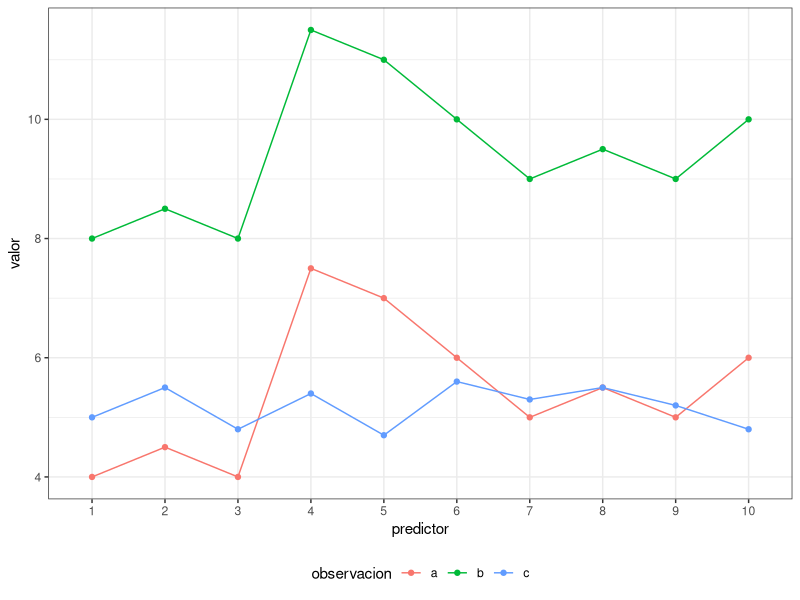

Write the R code that produced this figure.
# En la siguiente imagen se muestra el perfil de 3 observaciones. Acorde a la distancia
# euclídea, las observaciones b y c son las más similares, mientras que acorde a la
# correlación de Pearson, las observaciones más similares son a y b.

library(ggplot2)
observacion_a <- c(4, 4.5, 4, 7.5, 7, 6, 5, 5.5, 5, 6)
observacion_b <- c(4, 4.5, 4, 7.5, 7, 6, 5, 5.5, 5, 6) + 4
observacion_c <- c(5, 5.5, 4.8, 5.4, 4.7, 5.6, 5.3, 5.5, 5.2, 4.8)

datos <- data.frame(observacion = rep(c("a", "b", "c"), each = 10),
                    valor = c(observacion_a, observacion_b, observacion_c),
                    predictor = 1:10)

ggplot(data = datos, aes(x = as.factor(predictor), y = valor,
                         colour = observacion)) +
  geom_path(aes(group = observacion)) +
  geom_point() +
  labs(x = "predictor") +
  theme_bw() +
  theme(legend.position = "bottom")

dist(x = rbind(observacion_a, observacion_b, observacion_c), method = "euclidean")

1 - cor(x = cbind(observacion_a, observacion_b, observacion_c), method = "pearson")

# Este ejemplo pone de manifiesto que no existe una única medida de distancia que sea mejor
# que las demás, sino que, dependiendo del contexto, una será más adecuada que otra.
